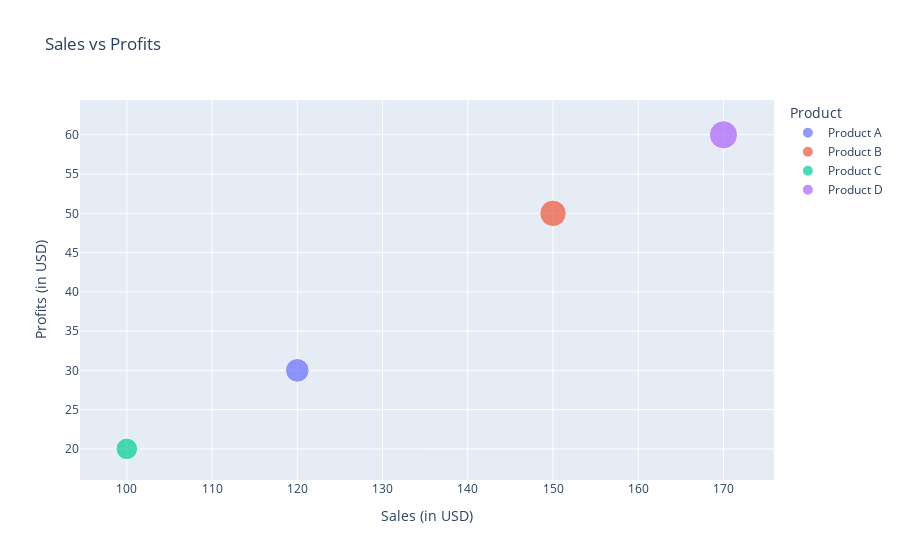

The cell this chart's notebook holds for it:
### Markdown cell above
Scatter Plot - plotly

### Code cell
# Example data
data = {
    "Product": ["Product A", "Product B", "Product C", "Product D"],
    "Sales": [120, 150, 100, 170],
    "Profits": [30, 50, 20, 60]
}
df = pd.DataFrame(data)

# Create the scatter plot using plotly
fig = px.scatter(
    df,
    x="Sales",
    y="Profits",
    color="Product",
    title="Sales vs Profits",
    labels={"Sales": "Sales (in USD)", "Profits": "Profits (in USD)"},
    size="Sales",  # Optional: Size points by sales
    hover_name="Product"  # Show product name on hover
)

# Show the interactive chart
fig.show()

### Figure 1 — Plotly figure (JSON) as saved in the notebook; plotly's stock layout.template omitted (floating-point values rounded to 4 significant figures)
{"data": [{"hovertemplate": "<b>%{hovertext}</b><br><br>Product=Product A<br>Sales (in USD)=%{marker.size}<br>Profits (in USD)=%{y}<extra></extra>", "hovertext": ["Product A"], "legendgroup": "Product A", "marker": {"color": "#636efa", "size": [120], "sizemode": "area", "sizeref": 0.425, "symbol": "circle"}, "mode": "markers", "name": "Product A", "orientation": "v", "showlegend": true, "type": "scatter", "x": [120], "xaxis": "x", "y": [30], "yaxis": "y"}, {"hovertemplate": "<b>%{hovertext}</b><br><br>Product=Product B<br>Sales (in USD)=%{marker.size}<br>Profits (in USD)=%{y}<extra></extra>", "hovertext": ["Product B"], "legendgroup": "Product B", "marker": {"color": "#EF553B", "size": [150], "sizemode": "area", "sizeref": 0.425, "symbol": "circle"}, "mode": "markers", "name": "Product B", "orientation": "v", "showlegend": true, "type": "scatter", "x": [150], "xaxis": "x", "y": [50], "yaxis": "y"}, {"hovertemplate": "<b>%{hovertext}</b><br><br>Product=Product C<br>Sales (in USD)=%{marker.size}<br>Profits (in USD)=%{y}<extra></extra>", "hovertext": ["Product C"], "legendgroup": "Product C", "marker": {"color": "#00cc96", "size": [100], "sizemode": "area", "sizeref": 0.425, "symbol": "circle"}, "mode": "markers", "name": "Product C", "orientation": "v", "showlegend": true, "type": "scatter", "x": [100], "xaxis": "x", "y": [20], "yaxis": "y"}, {"hovertemplate": "<b>%{hovertext}</b><br><br>Product=Product D<br>Sales (in USD)=%{marker.size}<br>Profits (in USD)=%{y}<extra></extra>", "hovertext": ["Product D"], "legendgroup": "Product D", "marker": {"color": "#ab63fa", "size": [170], "sizemode": "area", "sizeref": 0.425, "symbol": "circle"}, "mode": "markers", "name": "Product D", "orientation": "v", "showlegend": true, "type": "scatter", "x": [170], "xaxis": "x", "y": [60], "yaxis": "y"}], "layout": {"legend": {"itemsizing": "constant", "title": {"text": "Product"}, "tracegroupgap": 0}, "title": {"text": "Sales vs Profits"}, "xaxis": {"anchor": "y", "domain": [0, 1], "title": {"text": "Sales (in USD)"}}, "yaxis": {"anchor": "x", "domain": [0, 1], "title": {"text": "Profits (in USD)"}}}}
